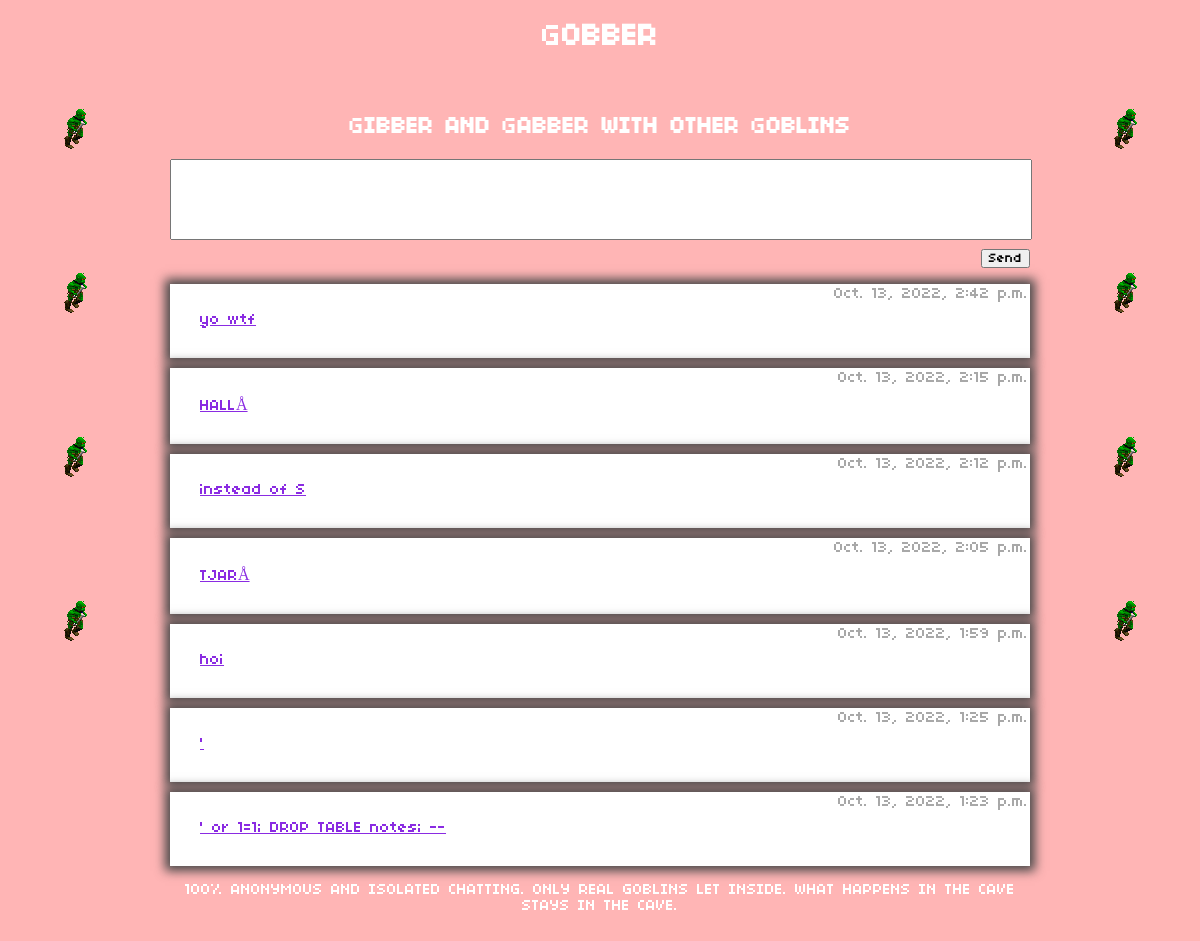
Screenshot of /gobber/chats/ with the database file from the repository.
### gobber/models.py (models this page shows, shortened)
class Message(models.Model):
    message_text = models.CharField(max_length=300)
    pub_date = models.DateTimeField(auto_now=True)
    def was_published_recently(self):
        now = timezone.now()
        return now - datetime.timedelta(days=1) <= self.pub_date <= now
    was_published_recently.admin_order_field = 'pub_date'
    was_published_recently.boolean = True
    was_published_recently.short_description = 'Published recently?'

### gobber/views.py (the view)
# urls.py: path('chats/', views.chats, name='chats'),
def chats(request):
    cursor = connection.cursor()
    access = request.session.get('access','false')
    if access:
        messageList = Message.objects.filter(pub_date__lte=timezone.now()).order_by('-pub_date')[:7]
        if request.method == "POST":
            form = MessageForm(request.POST)
            messageText = (Message(message_text=request.POST.get('message_text')))
            messageDate = timezone.now()
            query2 = "INSERT INTO gobber_message (message_text, pub_date) VALUES ('%s','%s')" % (messageText, messageDate)
            print(query2)
            cursor.execute(query2)
            return HttpResponseRedirect(reverse('gobber:chats'))
        else:
            form = MessageForm()
        return render(request, 'gobber/chats.html', {'messageList':messageList,'form': form})
    else:
       return HttpResponseRedirect(reverse('gobber:access'))

### gobber/forms.py
class MessageForm(ModelForm):
    class Meta:
        model = Message
        fields = ['message_text']
        widgets = {
            'message_text': forms.Textarea(attrs={
                                                    'rows': 5,
                                                    })
        }
        labels = {
            'message_text': '',
        }

### gobber/templates/gobber/chats.html (shortened to what this page needs)
<!DOCTYPE html>
<html>
<head>
    {% load static %}
    <link rel="stylesheet" type="text/css" href="{% static 'gobber/chatStyle.css' %}">
</head>
<body>
<div>
    <h1>GOBBER</h1>
</div>
<div class="leftSidebar">
    <img src="/static/images/goblinwalk.gif">
    <img src="/static/images/goblinwalk.gif">
    <img src="/static/images/goblinwalk.gif">
    <img src="/static/images/goblinwalk.gif">
</div>
<div class="rightSidebar">
    <img src="/static/images/goblinwalk.gif">
    <img src="/static/images/goblinwalk.gif">
    <img src="/static/images/goblinwalk.gif">
    <img src="/static/images/goblinwalk.gif">
</div>
<div class="chatField">
    <div>
        <h2>GIBBER AND GABBER WITH OTHER GOBLINS</h2>
        <form action="{% url 'gobber:chats' %}" method="post">
                {{ form }}
            <div class="chatButton">
                <input type="submit" value="Send">
            </div>
        </form>
    </div>
    <div>
    {% if messageList %}
        <ul class="chatList">
        {% for message in messageList %}
            <div class = "chatBox">
                <li class="chatTime"> {{message.pub_date}} </li>
                <li class="chatMessage"><a href="{% url 'gobber:detail' message.id %}"> {{message.message_text}} </a></li>
            </div>
        {% endfor %}
        </ul>
    {% else %}
        <p>No chats are available.</p>
    {% endif %}
    </div>
    <div class="btwTexte">
        <p>100% ANONYMOUS AND ISOLATED CHATTING. ONLY REAL GOBLINS LET INSIDE. WHAT HAPPENS IN THE CAVE STAYS IN THE CAVE.</p>
    </div>
</div>
</body>
</html>

### gobber/static/gobber/chatStyle.css (style rules this page uses)
li a { color: blueviolet; }
h1 { color: white; text-align: center; }
h2 { color: white; text-align: center; }
p { color: white; text-align: center; }
input { font-family: "PixelFont"; }
body { font-family: "PixelFont"; height: 100vh; margin: 0; padding: 0; background-color: rgb(255, 181, 181); background-image: url("/static/images/inside_cave.jpg"); overflow: auto; }
.leftSidebar { height: 100%; width: 150px; position: absolute; left: 0; top: 0; padding-top: 40px; }
.rightSidebar { height: 100%; width: 150px; position: absolute; right: 0; top: 0; padding-top: 40px; }
textArea { width: 99.5%; resize: none; }
.chatList { list-style-type: none; padding-left: 0; }
.chatField { margin-left: 150px; margin-right: 150px; padding: 20px 20px; }
.chatBox { background-color: white; box-shadow: 0 0 10px 5px rgb(73, 73, 73); margin-top: 10px; margin-bottom: 10px; }
.chatMessage { padding: 10px 30px 30px 30px; word-wrap: break-word; }
.chatTime { color: rgb(168, 168, 168); padding: 2px 2px 0 0 ; text-align: right; }
.chatButton { margin-top: 5px; text-align: right; }

### rows the page displays
Message: pub_date "Oct. 13, 2022, 2:42 p.m.", message_text "yo wtf"
Message: pub_date "Oct. 13, 2022, 2:15 p.m.", message_text "HALLÅ"
Message: pub_date "Oct. 13, 2022, 2:12 p.m.", message_text "instead of S"
Message: pub_date "Oct. 13, 2022, 2:05 p.m.", message_text "TJARÅ"
Message: pub_date "Oct. 13, 2022, 1:59 p.m.", message_text "hoi"
Message: pub_date "Oct. 13, 2022, 1:25 p.m.", message_text "'"
Message: pub_date "Oct. 13, 2022, 1:23 p.m.", message_text "' or 1=1; DROP TABLE notes; --"
